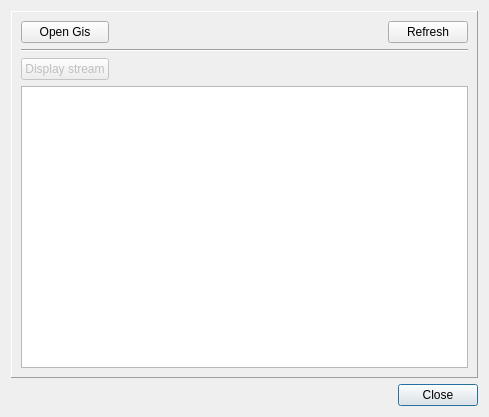
<?xml version="1.0" encoding="UTF-8"?>
<ui version="4.0">
 <class>StreamsDialog</class>
 <widget class="QDialog" name="StreamsDialog">
  <property name="geometry">
   <rect>
    <x>0</x>
    <y>0</y>
    <width>489</width>
    <height>417</height>
   </rect>
  </property>
  <property name="windowTitle">
   <string>Streams</string>
  </property>
  <layout class="QGridLayout" name="gridLayout_2">
   <item row="1" column="0">
    <spacer name="horizontalSpacer">
     <property name="orientation">
      <enum>Qt::Horizontal</enum>
     </property>
     <property name="sizeHint" stdset="0">
      <size>
       <width>387</width>
       <height>20</height>
      </size>
     </property>
    </spacer>
   </item>
   <item row="1" column="1">
    <widget class="QPushButton" name="closeButton">
     <property name="text">
      <string>Close</string>
     </property>
    </widget>
   </item>
   <item row="0" column="0" colspan="2">
    <widget class="QFrame" name="frame">
     <property name="frameShape">
      <enum>QFrame::Panel</enum>
     </property>
     <property name="frameShadow">
      <enum>QFrame::Raised</enum>
     </property>
     <layout class="QGridLayout" name="gridLayout">
      <item row="0" column="0">
       <widget class="QPushButton" name="openGisButton">
        <property name="text">
         <string>Open Gis</string>
        </property>
       </widget>
      </item>
      <item row="3" column="0" colspan="4">
       <widget class="QTableView" name="tableView">
        <property name="editTriggers">
         <set>QAbstractItemView::NoEditTriggers</set>
        </property>
        <property name="selectionMode">
         <enum>QAbstractItemView::SingleSelection</enum>
        </property>
        <property name="selectionBehavior">
         <enum>QAbstractItemView::SelectRows</enum>
        </property>
        <attribute name="horizontalHeaderHighlightSections">
         <bool>false</bool>
        </attribute>
        <attribute name="verticalHeaderHighlightSections">
         <bool>false</bool>
        </attribute>
       </widget>
      </item>
      <item row="0" column="2">
       <spacer name="horizontalSpacer_2">
        <property name="orientation">
         <enum>Qt::Horizontal</enum>
        </property>
        <property name="sizeHint" stdset="0">
         <size>
          <width>40</width>
          <height>20</height>
         </size>
        </property>
       </spacer>
      </item>
      <item row="0" column="3">
       <widget class="QPushButton" name="refreshButton">
        <property name="text">
         <string>Refresh</string>
        </property>
       </widget>
      </item>
      <item row="1" column="0" colspan="4">
       <widget class="Line" name="line">
        <property name="orientation">
         <enum>Qt::Horizontal</enum>
        </property>
       </widget>
      </item>
      <item row="2" column="0">
       <widget class="QPushButton" name="displayStreamButton">
        <property name="enabled">
         <bool>false</bool>
        </property>
        <property name="text">
         <string>Display stream</string>
        </property>
       </widget>
      </item>
      <item row="2" column="2" colspan="2">
       <spacer name="horizontalSpacer_3">
        <property name="orientation">
         <enum>Qt::Horizontal</enum>
        </property>
        <property name="sizeHint" stdset="0">
         <size>
          <width>40</width>
          <height>20</height>
         </size>
        </property>
       </spacer>
      </item>
     </layout>
    </widget>
   </item>
  </layout>
 </widget>
 <tabstops>
  <tabstop>refreshButton</tabstop>
  <tabstop>tableView</tabstop>
  <tabstop>closeButton</tabstop>
 </tabstops>
 <resources/>
 <connections/>
</ui>
